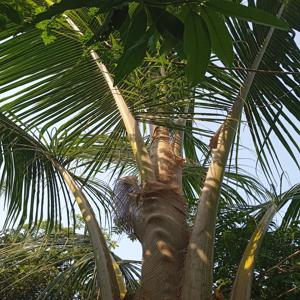
%> input picture CODE_ML/ColorCastDataset/CorrectedImages/resized_original_image1.jpg, 300 x 300 px; its folder holds only this picture in this run
$ octave fourth.m   (GNU Octave 9; MATLAB toolbox functions it lacks are replaced by stand-ins)
%> lines starting %> are read from the running program, lines starting %| are printed output that depends on the picture
%> the answer given: ColorCastDataset/CorrectedImages/resized_original_image1.jpg
%> further down, selectedImage is the input picture: size 300x300x3 uint8; mean R, G, B 85.9, 91.3, 70.7
### CODE_ML/extractFeature.m
function feature = extractFeature(image)
    % Assuming image is an RGB image

    % Convert the image to LAB color space
    labImage = rgb2lab(image);
%> labImage: size 300x300x3 double; mean of channels 1, 2, 3 36.7, -5.8, 11.5

    % Extract features from LAB color space
    % For example, you can compute statistics of the LAB channels
    L = labImage(:,:,1);
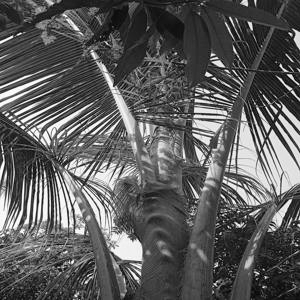
%> L: size 300x300 double; min 0.196, max 99.95, mean 36.7; drawn with min black and max white
    A = labImage(:,:,2);
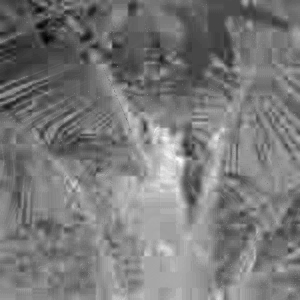
%> A: size 300x300 double; min -28.35, max 18.9, mean -5.81; drawn with min black and max white
    B = labImage(:,:,3);
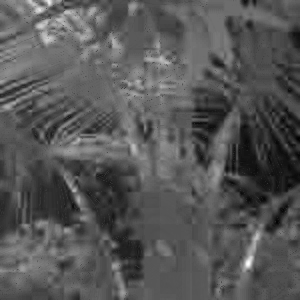
%> B: size 300x300 double; min -21.43, max 75.32, mean 11.5; drawn with min black and max white

    % Compute mean, std, median, etc. of each channel
    L_mean = mean(L(:));
%> L_mean = 36.66
    L_std = std(L(:));
%> L_std = 24.37
    A_mean = mean(A(:));
%> A_mean = -5.81
    A_std = std(A(:));
%> A_std = 6.09
    B_mean = mean(B(:));
%> B_mean = 11.52
    B_std = std(B(:));
%> B_std = 10.94

    % Concatenate features into a feature vector
    feature = [L_mean, L_std, A_mean, A_std, B_mean, B_std];
%> feature = [36.66 24.37 -5.81 6.09 11.52 10.94]
end

### CODE_ML/fourth.m
% Path to the dataset folder
datasetPath = 'E:\PROTON\2023-24\5 - Color Cast Correction\MBU\Code_ML\ColorCastDataset';

% Load original and corrected images
originalFolder = fullfile(datasetPath, 'OriginalImages');
correctedFolder = fullfile(datasetPath, 'CorrectedImages');

% Load original and corrected images
originalImages = imageDatastore(originalFolder);
correctedImages = imageDatastore(correctedFolder);

% Prompt user to select an image
[file, path] = uigetfile(fullfile(originalFolder, '*.jpg'), 'Select an image');
if isequal(file, 0)
    disp('User canceled the operation.');
    return;
end

% Read the selected image
selectedImage = imread(fullfile(path, file));

% Extract features from the selected image
featureSelected = extractFeature(selectedImage);
%> featureSelected = [36.66 24.37 -5.81 6.09 11.52 10.94]

% Predict corrected image features using the trained model
featureSelected = featureSelected(:); % Reshape featureSelected into a single column
%> featureSelected = [36.66; 24.37; -5.81; 6.09; 11.52; 10.94]
%> (the run ends here)

$ run again, on CODE_ML/ColorCastDataset/OriginalImages/resized_corrected_image10.jpg
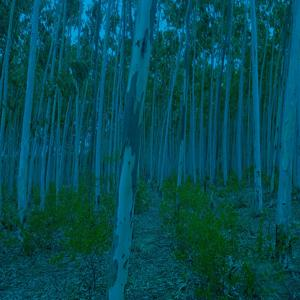
%> input picture CODE_ML/ColorCastDataset/OriginalImages/resized_corrected_image10.jpg, 300 x 300 px
%> selectedImage is the input picture: size 300x300x3 uint8; mean R, G, B 5.1, 75.1, 83.9
%> labImage: size 300x300x3 double; mean of channels 1, 2, 3 28.6, -15.7, -10.5
%> in extractFeature, `A = labImage(:,:,2);`:
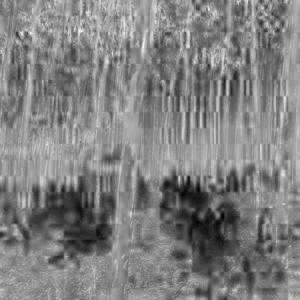
%> A: size 300x300 double; min -35.1, max 3.37, mean -15.72; drawn with min black and max white
%> in extractFeature, `B = labImage(:,:,3);`:
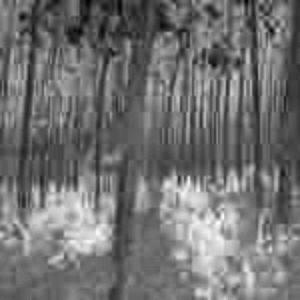
%> B: size 300x300 double; min -43.26, max 30, mean -10.5; drawn with min black and max white
%> L_mean = 28.63
%> L_std = 6.84
%> A_mean = -15.72
%> A_std = 5.39
%> B_mean = -10.52
%> B_std = 11.53
%> feature = [28.63 6.84 -15.72 5.39 -10.52 11.53]
%> `featureSelected = featureSelected(:);`: featureSelected = [28.63; 6.84; -15.72; 5.39; -10.52; 11.53]

$ run again, on CODE_ML/ColorCastDataset/OriginalImages/resized_corrected_image11.jpg
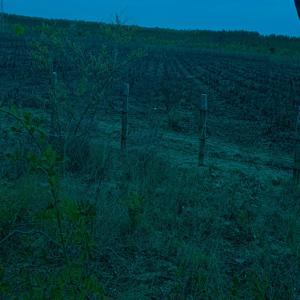
%> input picture CODE_ML/ColorCastDataset/OriginalImages/resized_corrected_image11.jpg, 300 x 300 px
%> selectedImage is the input picture: size 300x300x3 uint8; mean R, G, B 4.6, 58.3, 65
%> labImage: size 300x300x3 double; mean of channels 1, 2, 3 21.6, -13.3, -8.4
%> in extractFeature, `A = labImage(:,:,2);`:
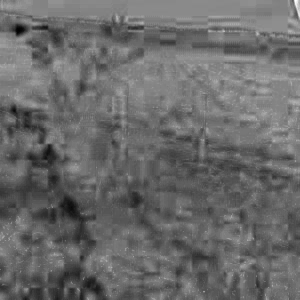
%> A: size 300x300 double; min -30.54, max 10.98, mean -13.29; drawn with min black and max white
%> in extractFeature, `B = labImage(:,:,3);`:
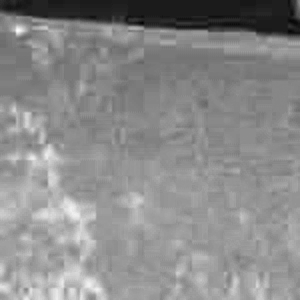
%> B: size 300x300 double; min -45.91, max 22.83, mean -8.4; drawn with min black and max white
%> L_mean = 21.59
%> L_std = 9.76
%> A_mean = -13.29
%> A_std = 4
%> B_mean = -8.43
%> B_std = 10.23
%> feature = [21.59 9.76 -13.29 4 -8.43 10.23]
%> `featureSelected = featureSelected(:);`: featureSelected = [21.59; 9.76; -13.29; 4; -8.43; 10.23]

$ run again, on CODE_ML/ColorCastDataset/CorrectedImages/resized_original_image11.jpg
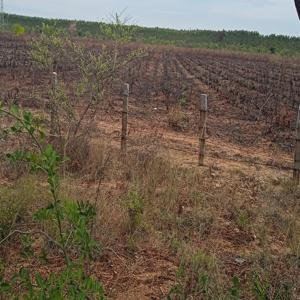
%> input picture CODE_ML/ColorCastDataset/CorrectedImages/resized_original_image11.jpg, 300 x 300 px
%> selectedImage is the input picture: size 300x300x3 uint8; mean R, G, B 107.9, 94, 77.4
%> labImage: size 300x300x3 double; mean of channels 1, 2, 3 40.5, 3.3, 12
%> in extractFeature, `A = labImage(:,:,2);`:
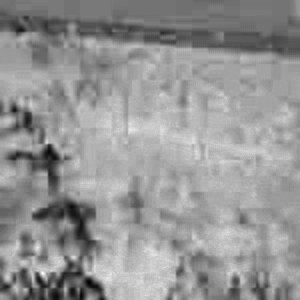
%> A: size 300x300 double; min -23.42, max 22.28, mean 3.3; drawn with min black and max white
%> in extractFeature, `B = labImage(:,:,3);`:
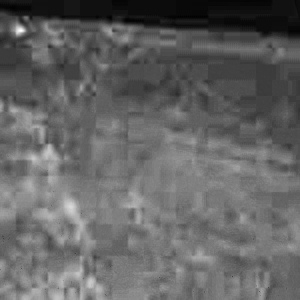
%> B: size 300x300 double; min -11.13, max 47.77, mean 12; drawn with min black and max white
%> L_mean = 40.48
%> L_std = 15.1
%> A_mean = 3.31
%> A_std = 6.48
%> B_mean = 12.05
%> B_std = 8.26
%> feature = [40.48 15.1 3.31 6.48 12.05 8.26]
%> `featureSelected = featureSelected(:);`: featureSelected = [40.48; 15.1; 3.31; 6.48; 12.05; 8.26]
